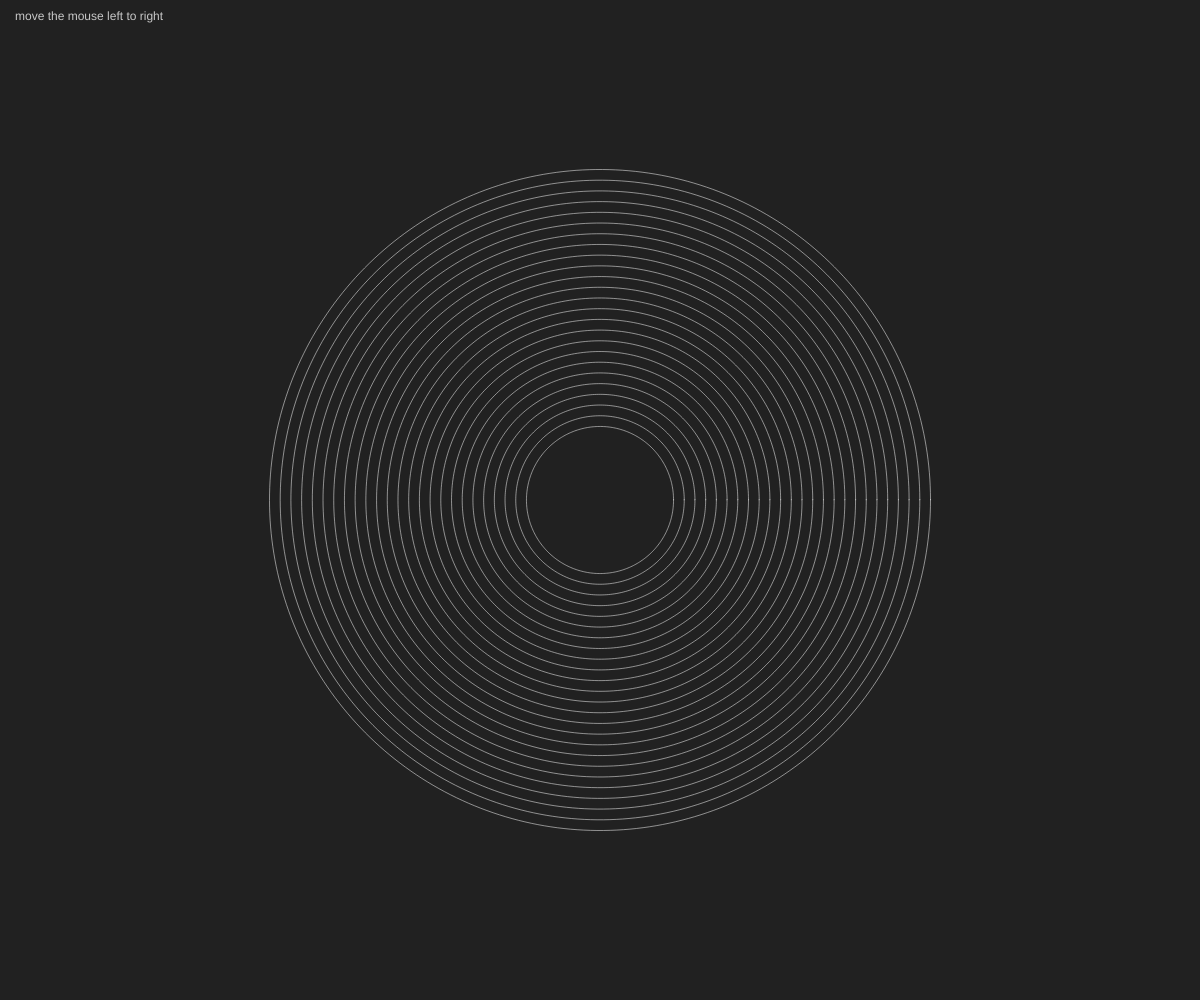
Frame 1 (no input)
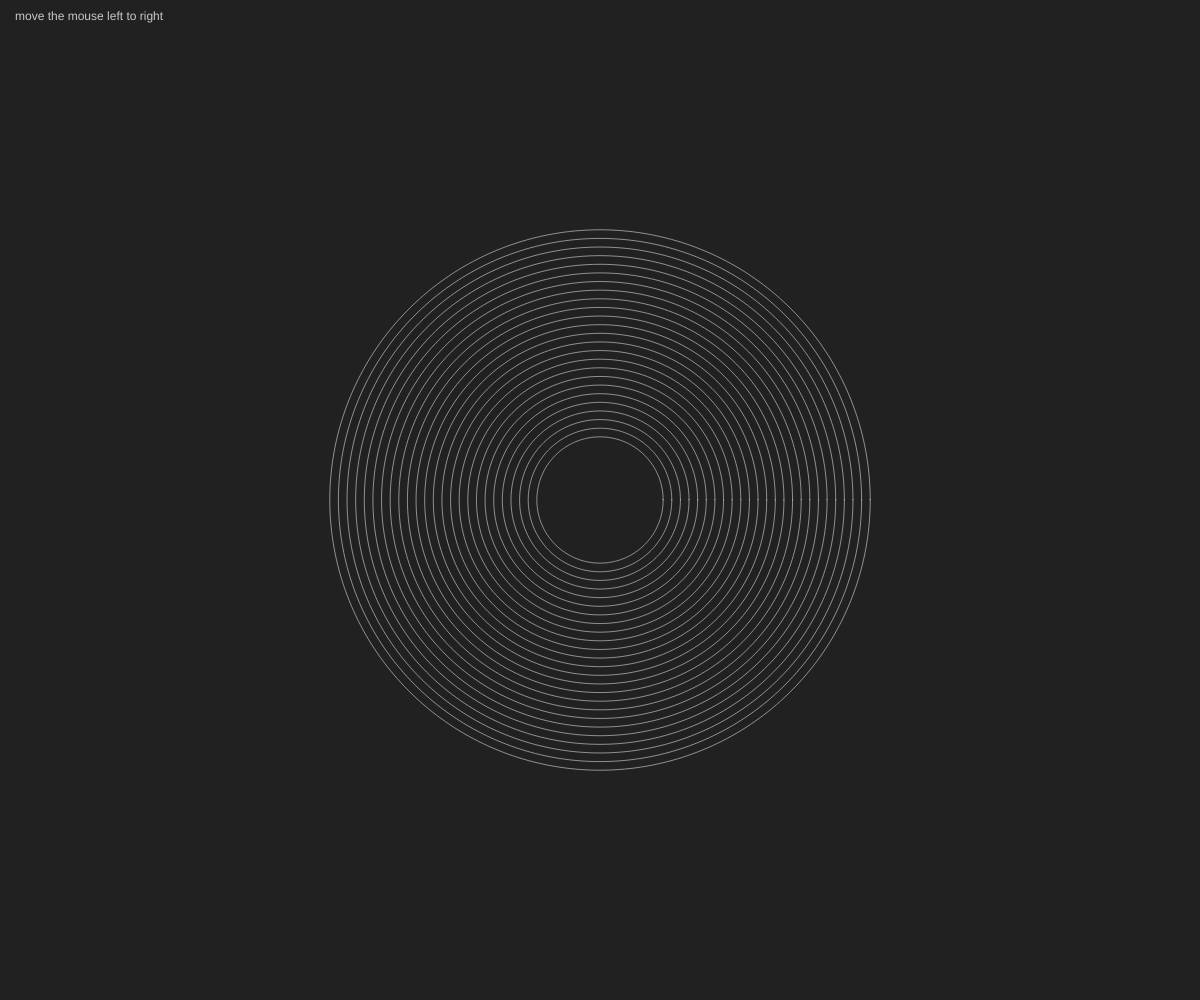
Frame 60 (no input)
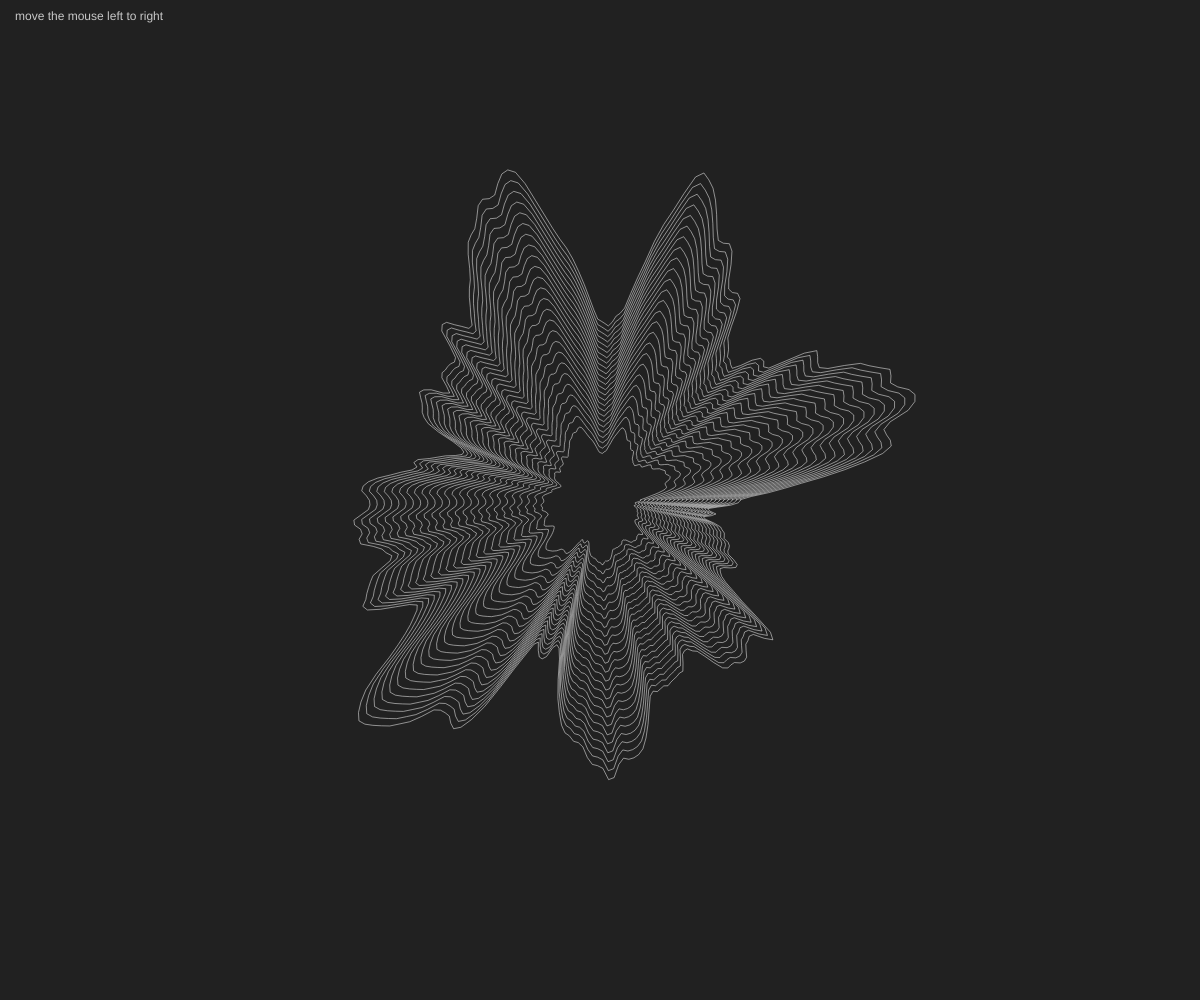
Frame 120 (the mouse pressed at the canvas centre since frame 60)

The p5.js sketch that drew these frames (run headless with seeded random() and noise() and a simulated clock; from frame 60 on, the mouse is pressed at the canvas centre):

// p5.js sketch
// ── sketch.js
// Create a new canvas to match the browser size
function setup() {
  createCanvas(windowWidth, windowHeight);
}

// On window resize, update the canvas size
function windowResized() {
  resizeCanvas(windowWidth, windowHeight);
}

let z = 0;
// Main render loop
function draw() {
  // Fill in the background

  background(33);
   
  fill(200);
  noStroke();
  text("move the mouse left to right", 15, 20);
  
  stroke(255, 128);
  noFill();
  translate(width / 2, height / 2);

  
  // mouse the mouse from left to right 
  let noiseMax = mouseX / 100;
 
  z += 0.01;
    
  for (let j = 0; j < 100; j += 4) {
    beginShape();
    for (let i = 0; i < TWO_PI; i += 0.02) {
      
      // polar noise coordinates
      let u = map(cos(i), -1, 1, 0, noiseMax);
      let v = map(sin(i), -1, 1, 0, noiseMax);
      let r = map(noise(u, v, z), 0, 1, 20, 100 + j * 4);
      
      let x = cos(i) * r;
      let y = sin(i) * r;
      vertex(x, y);
    }
    endShape(CLOSE);
  }
}
